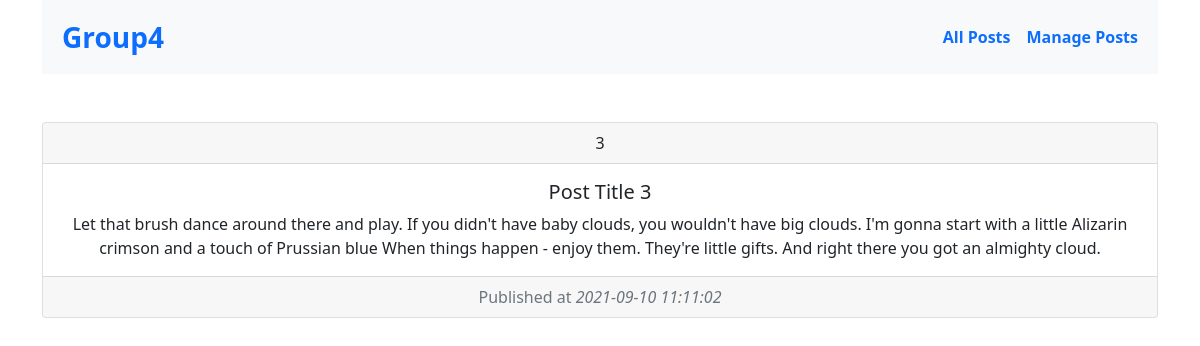
Screenshot of /index.php?postId=3 with the database file from the repository.
### tables this page shows
CREATE TABLE `posts` (
  `post_id` int(11) NOT NULL,
  `title` varchar(20) NOT NULL,
  `content` varchar(300) NOT NULL,
  `published_at` timestamp NOT NULL DEFAULT current_timestamp()
);

### db.class.php (called while the page is built, shortened)
<?php
class Db
{
    protected function connect()
    {
        try
        {
            $dsn = "mysql:host=$this->servername; dbname=$this->dbname; charset=UTF8";
            $pdo = new PDO($dsn, $this->username, $this->password );
            return $pdo;
        }
        catch(PDOException $e)
        {
            echo "Veritabanı hatası: {$e->getMessage()}";
            exit(1);
        }
    }
}

### post.class.php (called while the page is built, shortened)
<?php
require_once "db.class.php";
class Post extends Db
{
    public function getSinglePost($post_id = null)
    {
        $sql = "SELECT * FROM posts WHERE post_id = ?";
        $data = $this->connect()->prepare($sql);
        $data->execute([$post_id]);
        return $data->fetchAll(PDO::FETCH_ASSOC);
    }
}

### index.php (the view, shortened to what this page needs)
<?php
    require_once "post.class.php";
    $postsObj = new Post;
?>
<!doctype html>
<html lang="en">
  <head>
    <link href="https://cdn.jsdelivr.net/npm/bootstrap@5.1.1/dist/css/bootstrap.min.css" rel="stylesheet">
  </head>
  <body>
    <div class="container text-center">
        <nav class="navbar navbar-expand-lg navbar-light bg-light">
            <div class="container-fluid">
                <a class="navbar-brand p-2 text-primary fs-3 fw-bold" href="<?php echo $_SERVER['PHP_SELF']?>">Group4</a>
                <div class="collapse navbar-collapse" id="navbarNav">
                    <ul class="navbar-nav ms-auto fw-bolder">
                        <li class="nav-item">
                            <a class="nav-link text-primary" href="<?php echo $_SERVER['PHP_SELF']?>">All Posts</a>
                        </li>
                        <li class="nav-item">
                            <a class="nav-link text-primary" href="<?php echo "http://localhost/homework4-grup-4/manage.php" ?>">Manage Posts</a>
                        </li>
                    </ul>
                </div>
            </div>
        </nav>
    <?php
        if(isset($_GET['postId'])):
            $singlePost = $_GET['postId'];
            $postId = $postsObj->getSinglePost($singlePost);
            $postId = $postId[0];
    ?>
        <div class="card text-center mt-5">
            <div class="card-header">
                <?php echo $postId['post_id'] ?>
            </div>
            <div class="card-body">
                <h5 class="card-title"> <?php echo $postId['title'] ?></h5>
                <p class="card-text"> <?php echo $postId['content'] ?></p>
            </div>
            <div class="card-footer text-muted">
                Published at <i><?php echo $postId['published_at'] ?></i>
            </div>
        </div>
    <?php endif; ?>
    </div>
  </body>
</html>

### rows the page displays
posts: post_id "3", title "Post Title 3", content "Let that brush dance around there and play. If you didn't have baby clouds, you wouldn't have big clouds. I'm gonna start with a little Alizarin crimson and a touch of Prussian blue When things happen - enjoy them. They're little gifts. And right there you got an almighty cloud.", published_at "2021-09-10 11:11:02"
